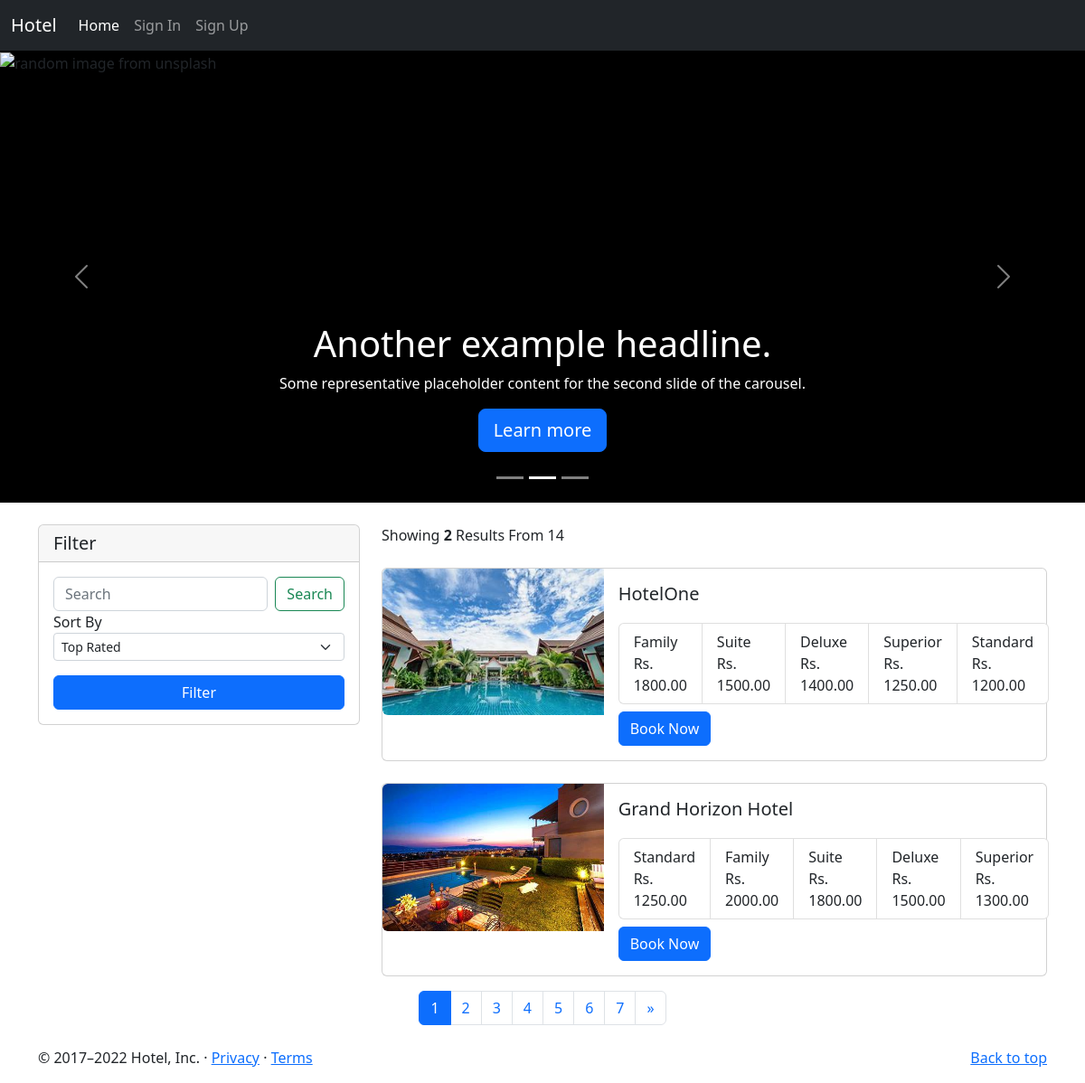
The page / on the database its author committed.
### home/models.py (models this page shows, shortened)
class Hotel(models.Model):
    location = models.ForeignKey('home.Location', on_delete=models.CASCADE)
    name            = models.CharField(max_length=100 , unique=True)
    stars           = models.PositiveSmallIntegerField(validators=[MinValueValidator(1),MaxValueValidator(5)])
    is_suspended    = models.BooleanField(default=False)
    is_premium      = models.BooleanField(default=False)
    room_count      = models.PositiveIntegerField(default=0)

class HotelImages(models.Model):
    hotel= models.ForeignKey(Hotel ,related_name="images", on_delete=models.CASCADE)
    images = models.ImageField(upload_to="hotels")

class Room(models.Model):
    class RoomType(models.TextChoices):
        STANDARD = 'Standard'
        SUPERIOR = 'Superior'
        DELUXE = 'Deluxe'
        SUITE = 'Suite'
        FAMILY = 'Family'
    hotel = models.ForeignKey(Hotel, on_delete=models.CASCADE, related_name='rooms')
    amenities = models.ManyToManyField(Amenity, related_name='room', blank=True)  # Many-to-many relation to Amenity
    room_number = models.IntegerField(default=0)
    is_Booked = models.BooleanField(default=False)
    room_type = models.CharField(max_length=100, choices=RoomType.choices)
    price_per_night = models.DecimalField(decimal_places=2, max_digits=10 ,  validators=[MinValueValidator(Decimal('0.01'))])

### home/views.py (the view, shortened to what this page needs)
# urls.py: path('', index, name='index'),
def index(request):
    amenities = Amenity.objects.all()
    hotels = Hotel.objects.all()
    total_hotels = len(hotels)
    selected_amenities = request.GET.getlist('selectAmenity')
    sort_by = request.GET.get('sortSelect')
    search = request.GET.get('searchInput')
    startdate = request.GET.get('startDate')
    enddate = request.GET.get('endDate')
    price = request.GET.get('price')
    if selected_amenities:
        hotels = hotels.filter(
            amenities__name__in=selected_amenities).distinct()
    if sort_by:
        if sort_by == 'low_to_high':
            hotels = hotels.annotate(min_price=Min('rooms__price_per_night')).order_by('min_price')
        elif sort_by == 'high_to_low':
            hotels = hotels.annotate(max_price=Max('rooms__price_per_night')).order_by('-max_price')
    hotels = hotels.distinct()
    p = Paginator(hotels, 2)
    page_no = request.GET.get('page')
    hotels = p.get_page(1)
    if page_no:
        hotels = p.get_page(page_no)
    no_of_pages = list(range(1, p.num_pages + 1))
    date = datetime.today().strftime('%Y-%m-%d')
    context = {
        'amenities': amenities,
        'hotels': hotels,
        'sort_by': sort_by,
        'search': search,
        'selected_amenities': selected_amenities,
        'no_of_pages': no_of_pages,
        'max_price': price,
        'startdate': startdate,
        'enddate': enddate,
        'date': date,
        'total_hotels': total_hotels
    }
    return render(request, 'home/index.html', context)

### home/templatetags/coustom_tags.py (called while the page is built)
def  modify_url(value):
    if value == '/':
        value += "?d=10"
    return value

@register.filter
def unique_room_types_with_prices(rooms):
    unique_rooms = {}
    for room in rooms:
        if room.room_type not in unique_rooms:
            unique_rooms[room.room_type] = room.price_per_night
    return list(unique_rooms.items())

### templates/home/index.html (shortened to what this page needs)
{% extends 'home/base.html' %}
{% load coustom_tags %}
{% block body %}
<main>
    <div id="myCarousel" class="carousel slide" data-bs-ride="carousel">
        <div class="carousel-indicators">
            <button type="button" data-bs-target="#myCarousel" data-bs-slide-to="0" class=""
                aria-label="Slide 1"></button>
            <button type="button" data-bs-target="#myCarousel" data-bs-slide-to="1" aria-label="Slide 2" class="active"
                aria-current="true"></button>
            <button type="button" data-bs-target="#myCarousel" data-bs-slide-to="2" aria-label="Slide 3"
                class=""></button>
        </div>
        <div class="carousel-inner">
            <div class="carousel-item active">
                <img src="https://unsplash.it/1400/500/?hotel" alt="random image from unsplash">
                <div class="container">
                    <div class="carousel-caption">
                        <h1>Another example headline.</h1>
                        <p>Some representative placeholder content for the second slide of the carousel.</p>
                        <p><a class="btn btn-lg btn-primary" href="#">Learn more</a></p>
                    </div>
                </div>
            </div>
        </div>
        <button class="carousel-control-prev" type="button" data-bs-target="#myCarousel" data-bs-slide="prev">
            <span class="carousel-control-prev-icon" aria-hidden="true"></span>
        </button>
        <button class="carousel-control-next" type="button" data-bs-target="#myCarousel" data-bs-slide="next">
            <span class="carousel-control-next-icon" aria-hidden="true"></span>
        </button>
    </div>
    <main>
        <div class="container mt-4">
            <div class="row margin-auto">
                <div class="col-4">
                    <div class="card">
                        <h5 class="card-header">Filter</h5>
                        <div class="card-body">
                            <form action="" class="iform-group">
                                <div class="d-flex mb-3ammeni">
                                    <input class="form-control me-2" type="search" placeholder="Search"
                                        aria-label="Search" id="searchInput" name="searchInput" >
                                    <button class="btn btn-outline-success" id="searchBtn" type="submit">Search</button>
                                </div>
                                <label for="sortSelect ">
                                    Sort By
                                </label>
                                <div class="mb-3">
                                    <select class="form-select form-select-sm" aria-label=".form-select-sm example"
                                        id="sortSelect" name="sortSelect">
                                        <option value="rated" {% if sort_by == "rated" %}{% endif %}>Top Rated</option>
                                    </select>
                                </div>
                                <div class="d-grid">
                                    <button class="btn btn-primary d-block" type="submit">
                                        Filter
                                    </button>
                                </div>
                            </form>
                        </div>
                    </div>
                </div>
                <div class="col-8 ">
                    <div class="col-5">
                        Showing <span class="fw-bold">{{hotels|length}}</span> Results From {{total_hotels}}
                    </div>
                    <div class="">
                        {% for hotel in hotels.object_list %}
                        <div class="card mb-3 mt-4" style="max-width: 1000px;">
                            <div class="row g-0">
                                <div class="col-md-4">
                                    <a href="/hotel/{{hotel.id}}">
                                        <img src="/media/{{hotel.images.first.images}}" class="img-fluid rounded-start" alt="...">
                                    </a>
                                </div>
                                <div class="col-md-8">
                                    <div class="card-body">
                                        <h5 class="card-title">{{hotel.name}}</h5>
                                        <ul class="list-group list-group-horizontal">
                                            {% for room_type, price in hotel.rooms.all|unique_room_types_with_prices %}
                                            <li class="list-group-item mt-1 mr-1">
                                                {{ room_type|title }} <br> Rs. {{ price }}
                                            </li>
                                            {% endfor %}
                                        </ul>
                                        <a href="/hotel/{{hotel.id}}" class="btn btn-primary mt-2">
                                            Book Now
                                        </a>
                                    </div>
                                </div>
                            </div>
                        </div>
                        {% endfor %}
                    </div>
                </div>
            </div>
        </div>
        <nav>
            <ul class="pagination justify-content-center">
                {% for i in no_of_pages %}
                <li class="page-item"><a class="page-link {% if i == hotels.number %} active {% endif %}" href="{{request.get_full_path|modify_url}}&page={{i}}"
                >{{i}}</a></li>
                {% endfor %}
                {% if hotels.has_next %}
                <li class="page-item">
                    <a class="page-link" href="{{request.get_full_path|modify_url}}&page={{hotels.next_page_number}}" aria-label="Next">
                        <span aria-hidden="true">&raquo;</span>
                    </a>
                </li>
                {% endif %}
            </ul>
        </nav>
    </main>
    <footer class="container mt-4 ">
        <p class="float-end"><a href="#">Back to top</a></p>
        <p>© 2017–2022 Hotel, Inc. · <a href="#">Privacy</a> · <a href="#">Terms</a></p>
    </footer>
</main>
{% endblock body %}

### templates/home/index.html (style rules this page uses)
.carousel-item { background-color: black; height:500px; }

### rows shown on the page
Hotel: images.first.images (picture), name "HotelOne"
Room: rooms "Family", rooms "1800.00"
Room: rooms "Suite", rooms "1500.00"
Room: rooms "Deluxe", rooms "1400.00"
Room: rooms "Superior", rooms "1250.00"
Room: rooms "Standard", rooms "1200.00"
Hotel: images.first.images (picture), name "Grand Horizon Hotel"
Room: rooms "Standard", rooms "1250.00"
Room: rooms "Family", rooms "2000.00"
Room: rooms "Suite", rooms "1800.00"
Room: rooms "Deluxe", rooms "1500.00"
Room: rooms "Superior", rooms "1300.00"

### other values the page prints
{{ hotels|length }} "2"
{{ total_hotels }} "14"
{{ i }} "1" "2" "3" "4" "5" "6" "7"
